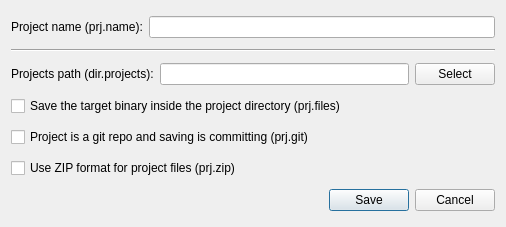
<?xml version="1.0" encoding="UTF-8"?>
<ui version="4.0">
 <class>SaveProjectDialog</class>
 <widget class="QDialog" name="SaveProjectDialog">
  <property name="geometry">
   <rect>
    <x>0</x>
    <y>0</y>
    <width>506</width>
    <height>227</height>
   </rect>
  </property>
  <property name="windowTitle">
   <string>Save Project</string>
  </property>
  <layout class="QVBoxLayout" name="verticalLayout">
   <item>
    <layout class="QHBoxLayout" name="horizontalLayout">
     <item>
      <widget class="QLabel" name="nameLabel">
       <property name="text">
        <string>Project name (prj.name):</string>
       </property>
      </widget>
     </item>
     <item>
      <widget class="QLineEdit" name="nameEdit"/>
     </item>
    </layout>
   </item>
   <item>
    <widget class="Line" name="line">
     <property name="orientation">
      <enum>Qt::Horizontal</enum>
     </property>
    </widget>
   </item>
   <item>
    <layout class="QHBoxLayout" name="horizontalLayout_2">
     <item>
      <widget class="QLabel" name="nameLabel_2">
       <property name="text">
        <string>Projects path (dir.projects):</string>
       </property>
      </widget>
     </item>
     <item>
      <widget class="QLineEdit" name="projectsDirEdit">
       <property name="readOnly">
        <bool>false</bool>
       </property>
      </widget>
     </item>
     <item>
      <widget class="QPushButton" name="selectProjectsDirButton">
       <property name="sizePolicy">
        <sizepolicy hsizetype="Fixed" vsizetype="Fixed">
         <horstretch>0</horstretch>
         <verstretch>0</verstretch>
        </sizepolicy>
       </property>
       <property name="text">
        <string>Select</string>
       </property>
      </widget>
     </item>
    </layout>
   </item>
   <item>
    <widget class="QCheckBox" name="filesCheckBox">
     <property name="text">
      <string>Save the target binary inside the project directory (prj.files)</string>
     </property>
    </widget>
   </item>
   <item>
    <widget class="QCheckBox" name="gitCheckBox">
     <property name="text">
      <string>Project is a git repo and saving is committing (prj.git)</string>
     </property>
    </widget>
   </item>
   <item>
    <widget class="QCheckBox" name="zipCheckBox">
     <property name="text">
      <string>Use ZIP format for project files (prj.zip)</string>
     </property>
    </widget>
   </item>
   <item>
    <widget class="QDialogButtonBox" name="buttonBox">
     <property name="orientation">
      <enum>Qt::Horizontal</enum>
     </property>
     <property name="standardButtons">
      <set>QDialogButtonBox::Cancel|QDialogButtonBox::Save</set>
     </property>
    </widget>
   </item>
  </layout>
 </widget>
 <resources/>
 <connections>
  <connection>
   <sender>buttonBox</sender>
   <signal>accepted()</signal>
   <receiver>SaveProjectDialog</receiver>
   <slot>accept()</slot>
   <hints>
    <hint type="sourcelabel">
     <x>248</x>
     <y>254</y>
    </hint>
    <hint type="destinationlabel">
     <x>157</x>
     <y>274</y>
    </hint>
   </hints>
  </connection>
  <connection>
   <sender>buttonBox</sender>
   <signal>rejected()</signal>
   <receiver>SaveProjectDialog</receiver>
   <slot>reject()</slot>
   <hints>
    <hint type="sourcelabel">
     <x>316</x>
     <y>260</y>
    </hint>
    <hint type="destinationlabel">
     <x>286</x>
     <y>274</y>
    </hint>
   </hints>
  </connection>
 </connections>
</ui>
